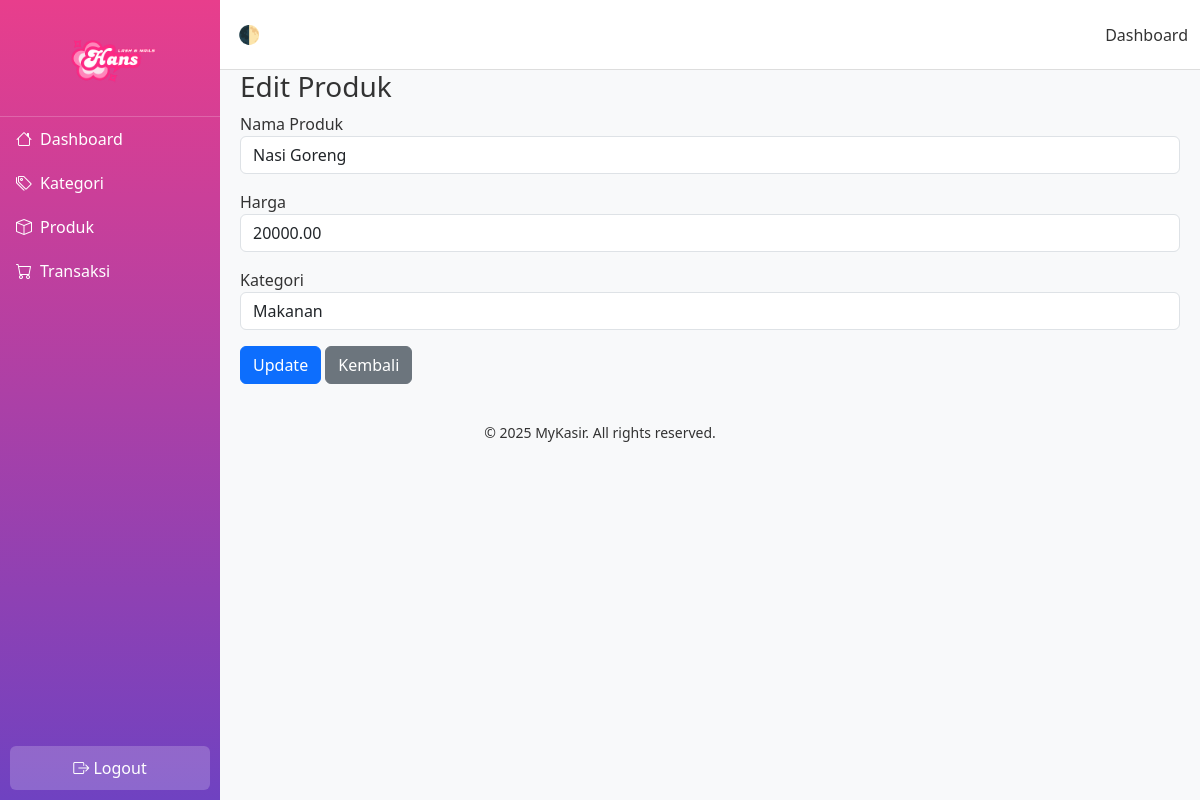
The page /service/fitur/edit_produk.php?id=7 (signed in) on the database its author committed.
### tables this page shows
CREATE TABLE `produk` (
  `id_produk` int(11) NOT NULL,
  `nama` varchar(100) DEFAULT NULL,
  `harga` decimal(10,2) DEFAULT NULL,
  `id_kategori` int(11) NOT NULL,
  `Stok` int(11) NOT NULL
);

CREATE TABLE `kategori` (
  `id_kategori` int(11) NOT NULL,
  `nama` varchar(100) DEFAULT NULL
);

### service/fitur/edit_produk.php (the view, shortened to what this page needs)
<?php
include '../nav/header.php';
include '../koneksi/database.php';
?>
<h3>Edit Produk</h3>
<?php
$id = $_GET['id'] ?? null;
$stmt = $db->prepare("SELECT * FROM produk WHERE id_produk=?");
$stmt->bind_param("i", $id);
$stmt->execute();
$result = $stmt->get_result();
$produk = $result->fetch_assoc();
$kategori = $db->query("SELECT * FROM kategori");
?>
<form method="POST">
    <div class="mb-3">
        <label>Nama Produk</label>
        <input type="text" name="nama" value="<?= htmlspecialchars($produk['nama']); ?>" class="form-control" required>
    </div>
    <div class="mb-3">
        <label>Harga</label>
        <input type="number" step="0.01" name="harga" value="<?= htmlspecialchars($produk['harga']); ?>" class="form-control" required>
    </div>
    <div class="mb-3">
        <label>Kategori</label>
        <select name="id_kategori" class="form-control" required>
            <?php while($k = $kategori->fetch_assoc()): ?>
                <option value="<?= $k['id_kategori']; ?>" <?= $produk['id_kategori']==$k['id_kategori'] ? 'selected' : ''; ?>>
                    <?= htmlspecialchars($k['nama']); ?>
                </option>
            <?php endwhile; ?>
        </select>
    </div>
    <button class="btn btn-primary" type="submit" name="update">Update</button>
    <a href="../menu/produk.php" class="btn btn-secondary">Kembali</a>
</form>
<?php include '../nav/footer.php'; ?>

### css/header.css (style rules this page uses)
body { overflow-x: hidden; background: #f8f9fa; font-family: 'Segoe UI', Tahoma, Geneva, Verdana, sans-serif; color: #333; transition: background 0.3s, color 0.3s; }

### rows shown on the page
produk: nama "Nasi Goreng", harga "20000.00", id_kategori "Makanan"
